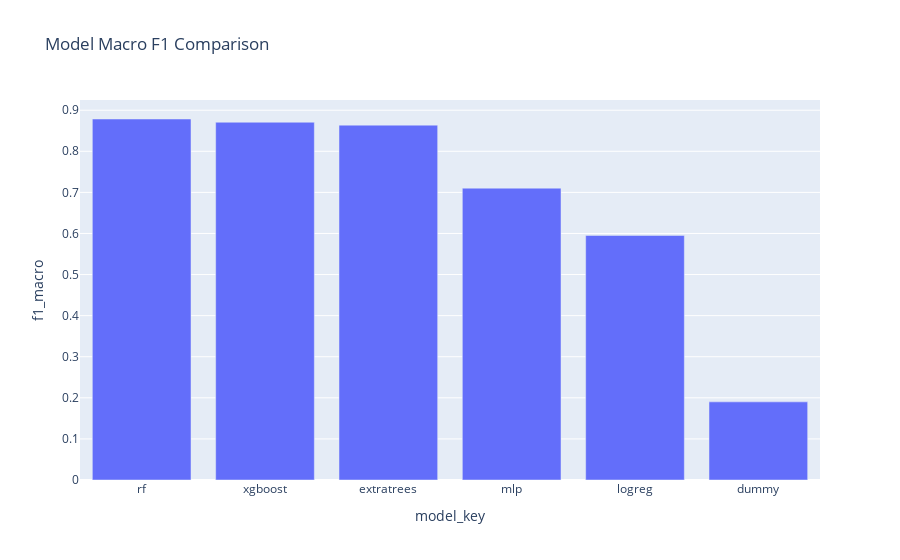

Notebook code cell kept with this figure:
### Code cell
fig = px.bar(df_cmp.sort_values("f1_macro", ascending=False),
             x="model_key", y="f1_macro", title="Model Macro F1 Comparison")
fig.show()

### Figure 1 — Plotly figure (JSON) as saved in the notebook; plotly's stock layout.template omitted (floating-point values rounded to 4 significant figures)
{"data": [{"hovertemplate": "model_key=%{x}<br>f1_macro=%{y}<extra></extra>", "legendgroup": "", "marker": {"color": "#636efa", "pattern": {"shape": ""}}, "name": "", "orientation": "v", "showlegend": false, "textposition": "auto", "type": "bar", "x": ["rf", "xgboost", "extratrees", "mlp", "logreg", "dummy"], "xaxis": "x", "y": [0.8786, 0.8707, 0.8637, 0.7103, 0.5953, 0.1901], "yaxis": "y"}], "layout": {"barmode": "relative", "legend": {"tracegroupgap": 0}, "title": {"text": "Model Macro F1 Comparison"}, "xaxis": {"anchor": "y", "domain": [0, 1], "title": {"text": "model_key"}}, "yaxis": {"anchor": "x", "domain": [0, 1], "title": {"text": "f1_macro"}}}}
